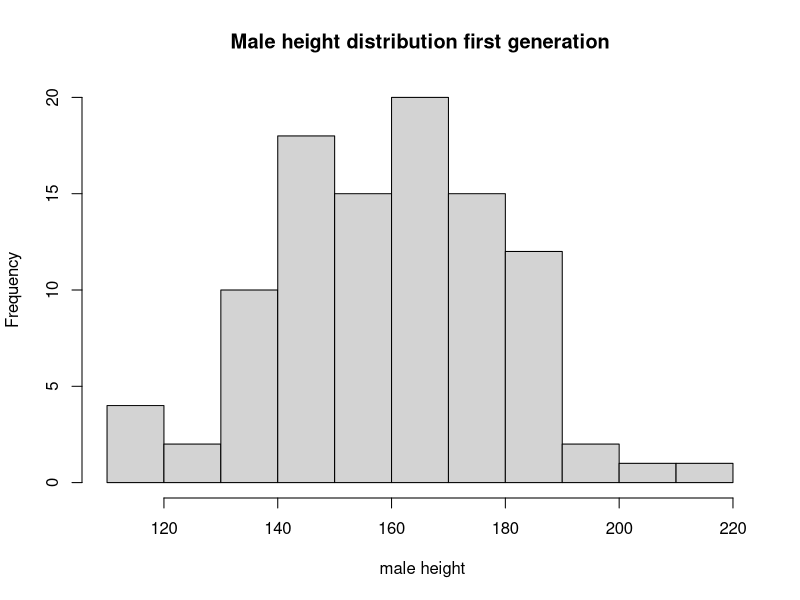
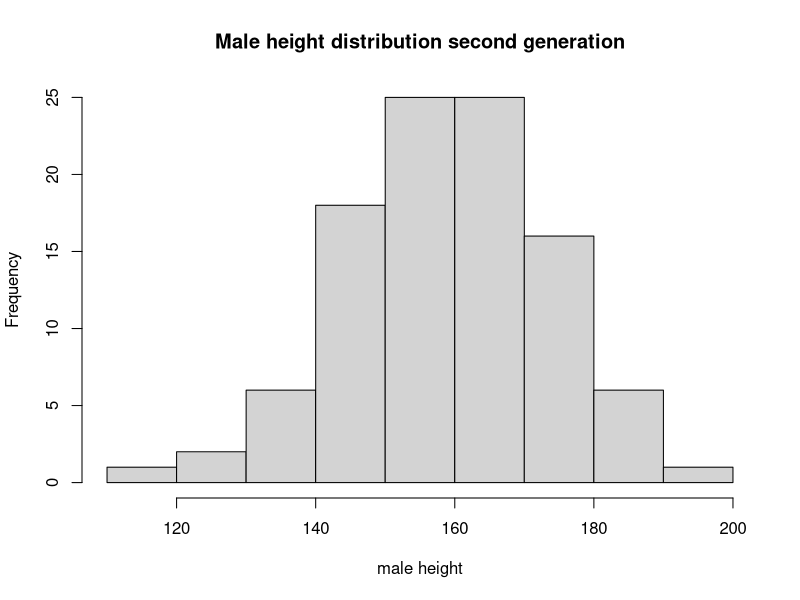
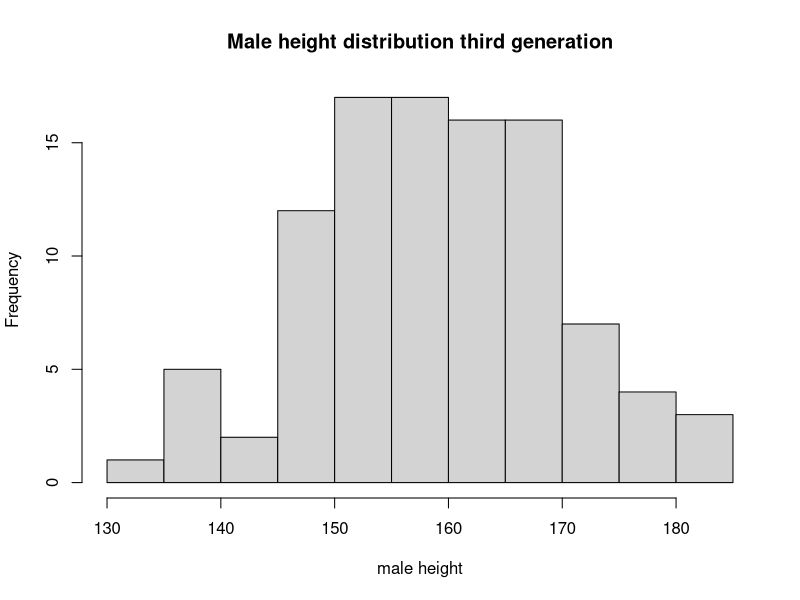
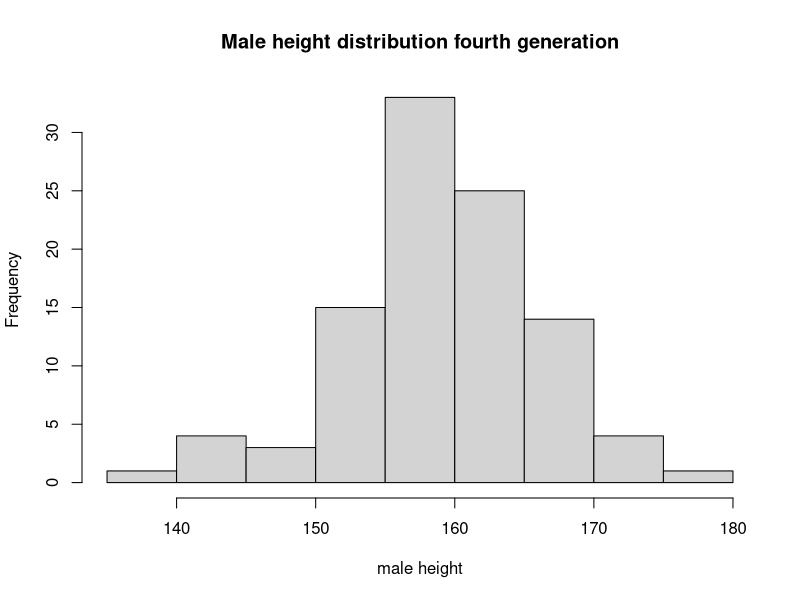
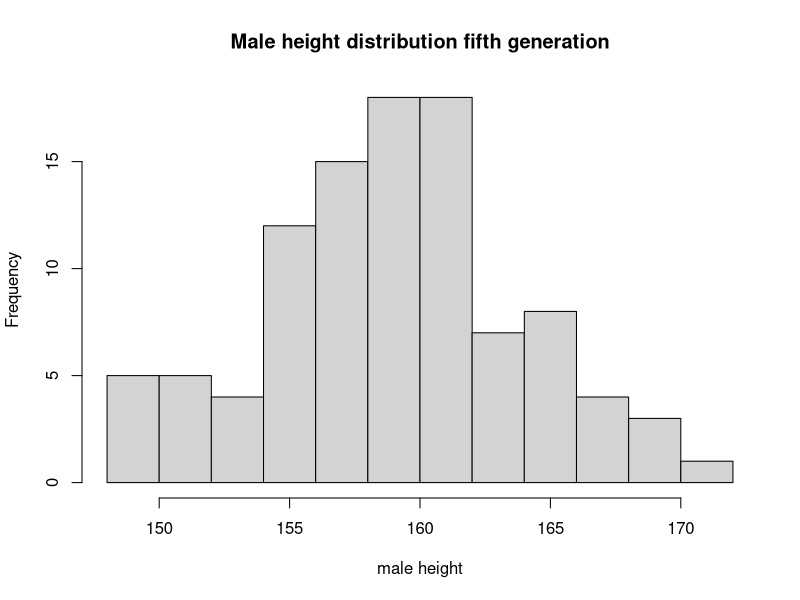
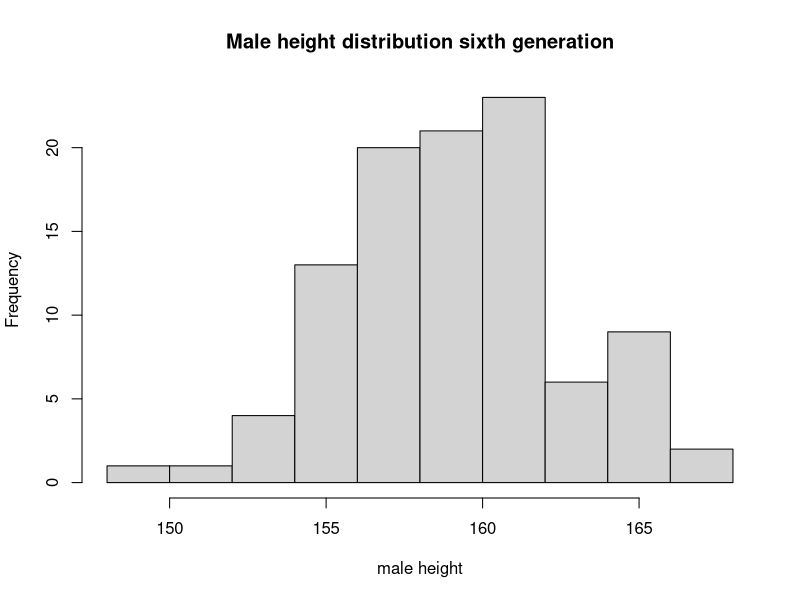
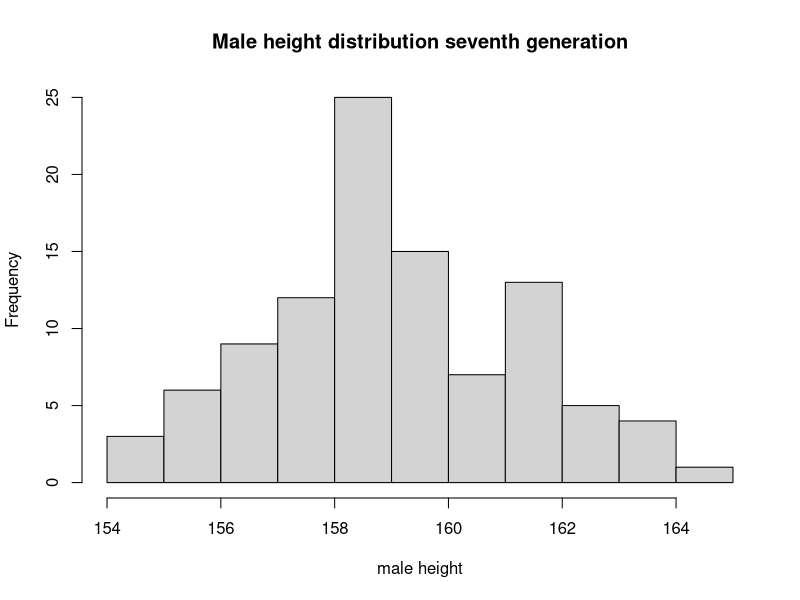
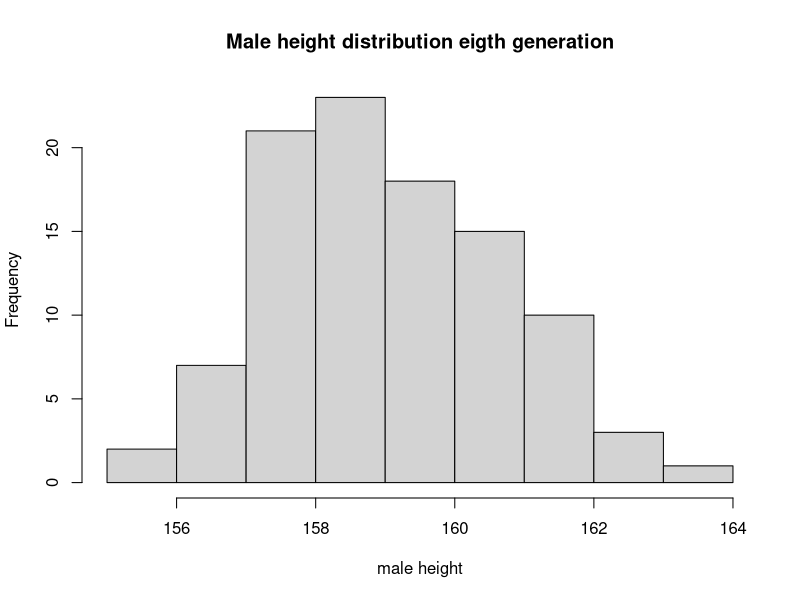

R code for these plots, in order:
## ---- chunk 1
library("ggplot2")
## ---- chunk 2
pop <- data.frame(m = rnorm(100, 160, 20), f = rnorm(100, 160, 20)) #pop1
next_gen <- function(pop) {
  pop$m <- sample(pop$m)
  pop$m <- rowMeans(pop)
  pop$f <- pop$m
  pop
}
pop2 <- next_gen(pop) 
pop3 <- next_gen(pop2)
pop4 <- next_gen(pop3) 
pop5 <- next_gen(pop4) 
pop6 <- next_gen(pop5) 
pop7 <- next_gen(pop6) 
pop8 <- next_gen(pop7) 
pop9 <- next_gen(pop8) 
hist(pop$m, xlab=" male height", main='Male height distribution first generation')
hist(pop2$m, xlab="male height", main='Male height distribution second generation')
hist(pop3$m, xlab="male height", main='Male height distribution third generation')
hist(pop4$m, xlab="male height", main='Male height distribution fourth generation')
hist(pop5$m, xlab="male height", main='Male height distribution fifth generation')
hist(pop6$m, xlab="male height", main='Male height distribution sixth generation')
hist(pop7$m, xlab="male height", main='Male height distribution seventh generation')
hist(pop8$m, xlab="male height", main='Male height distribution eigth generation')
hist(pop9$m, xlab="male height", main='Male height distribution ninth generation')
## ---- chunk 3
pop$generation <- 1
pop2$generation <- 2
pop3$generation <- 3
pop4$generation <- 4
pop5$generation <- 5
pop6$generation <- 6
pop7$generation <- 7
pop8$generation <- 8
pop9$generation <- 9
newpop <- rbind(pop,pop2,pop3,pop4,pop5,pop6,pop7,pop8,pop9)

ggplot(newpop, aes(m,f)) + geom_point(alpha=0.15, shape = 16, size =2) + facet_wrap(~generation)+
  scale_y_continuous(breaks=seq(120,200,20)) + scale_x_continuous(breaks=seq(100,220,20)) + 
  theme(text = element_text(size=15)) 
## ---- chunk 4
medianone <- rep(NA,10)
medianzero <- rep(NA, 10)
upquanone <- rep(NA,10)
loquanone <- rep(NA, 10)
upquanzero <- rep(NA, 10)
loquanzero <- rep(NA,10)
for(i in c(250, 500, 750, 1000, 1250, 1500, 1750, 2000, 2250, 2500)){
  treatment <- rbinom(i,1,1/2)
  data <- rnorm(i,60,20)
  oned <- which(treatment == 1)
  zerd <- which (treatment == 0)
  data[oned] <- data[oned] + 5
  bmone <- replicate(1000, mean(sample(data[oned],length(data[oned]), replace = TRUE)))
  bmzero <-  replicate(1000, mean(sample(data[zerd],length(data[zerd]), replace = TRUE)))
  medianone[i/250] <- quantile(bmone, prob=0.5)
  medianzero[i/250]<- quantile(bmzero, prob=0.5)
  upquanone[i/250] <- quantile(bmone, prob=0.975)
  loquanone[i/250] <- quantile(bmone, prob=0.025)
  upquanzero[i/250] <- quantile(bmzero, prob=0.975)
  loquanzero[i/250] <- quantile(bmzero, prob=0.025)
}
makeTransparent = function(..., alpha=0.5) {
  if(alpha<0 | alpha>1) stop("alpha must be between 0 and 1")
  alpha = floor(255*alpha)  
  newColor = col2rgb(col=unlist(list(...)), alpha=FALSE)
  .makeTransparent = function(col, alpha) {
    rgb(red=col[1], green=col[2], blue=col[3], alpha=alpha, maxColorValue=255)
  }
  newColor = apply(newColor, 2, .makeTransparent, alpha=alpha)
  return(newColor)
}
plot(1:10, medianone, type='l', xlab=" ", ylab=" ", ylim=c(50,75))
lines(1:10, medianzero)
polygon(x=c(seq(1,10), seq(10,1)),
        y=c(upquanone,rev(loquanone)), border=NA, col=makeTransparent('red',alpha=0.5))
polygon(x=c(seq(1,10), seq(10,1)),
        y=c(upquanzero,rev(loquanzero)), border=NA, col=makeTransparent('blue',alpha=0.5))

## ---- chunk 5
set.seed(8)
makePatient <- function() {
  vowel <- grep("[aeiou]", letters)
  cons <- grep("[^aeiou]", letters)
  name <- paste(sample(LETTERS[cons], 1), sample(letters[vowel], 1), sample(letters[cons], 1), sep='')
  gender <- factor(sample(0:1, 1), levels=0:1, labels=c('female','male'))
  dob <- as.Date(sample(7500, 1), origin="1970-01-01")
  n <- sample(6, 1)
  doa <- as.Date(sample(1500, n), origin="2010-01-01")
  pulse <- round(rnorm(n, 80, 10))
  temp <- round(rnorm(n, 98.4, 0.3), 2)
  fluid <- round(runif(n), 2)
  list(name, gender, dob, doa, pulse, temp, fluid)
}
patient <- function(x) {
  output <- makePatient()
  
  value <- list(output[1],output[2],output[3],output[4],output[5],
                output[6],output[7])
  names(value) <- c("name", "gender", "date_of_birth","date_of_admission",
                     "pulse","temperature","fluid")
  
  attr(value, "class") <- "medicalRecord"
  value
}
medicalrecord <- patient()
medicalrecord
class(medicalrecord)
## ---- chunk 6
#mean
mean.medicalRecord <- function(obj){
  cat("average pulse:", mean(unlist(obj$pulse)), "\n" )
  cat("average temperature:",mean(unlist(obj$temp)), "\n" )
  cat("average fluid:",mean(unlist(obj$fluid)), "\n" )
}
mean(medicalrecord)
#plot
plot.medicalRecord <- function(obj){
  par(mfrow=c(1,3))
  plot(unlist(obj$pulse), type='l', col="blue", main="Pulse measurement",
       ylab="pulse", xlab='each admission') 
  plot(unlist(obj$temp), type='l', col="red", main="Temperature measurement",
       ylab="temperature(F)", xlab='each admission') 
  plot(unlist(obj$fluid), type='l', col="green", main="Fluid measurement",
       ylab="fluid", xlab='each admission') 
  
}
plot(medicalrecord)

#print
print.medicalRecord <- function(obj) {
  doa <- do.call(unlist, obj$date_of_admission)
  pulse <- do.call(unlist, obj$pulse)
  temp <-do.call(unlist, obj$temperature)
  fluid <- do.call(unlist, obj$fluid)
  matm <- matrix(NA, ncol=length(doa), nrow=3)
  colnames(matm) <- as.character(doa)
  rownames(matm) <- c("pulse", "temperature", "fluid")
  for(i in 1:length(doa)){
    matm[1,i] <- pulse[i]
    matm[2,i] <- temp[i]
    matm[3,i] <- fluid[i]
  }
  a <- list(matm)
  names(a) <- obj$name
  return(a)
}
print(medicalrecord)
## ---- chunk 7
set.seed(8)
makecohortPatient <- function() {
  cohort <- c()
  for(i in 1:10){
    vowel <- grep("[aeiou]", letters)
    cons <- grep("[^aeiou]", letters)
    name <- paste(sample(LETTERS[cons], 1), sample(letters[vowel], 1), sample(letters[cons], 1), sep='')
    gender <- factor(sample(0:1, 1), levels=0:1, labels=c('female','male'))
    dob <- as.Date(sample(7500, 1), origin="1970-01-01")
    n <- sample(6, 1)
    doa <- as.Date(sample(1500, n), origin="2010-01-01")
    pulse <- round(rnorm(n, 80, 10))
    temp <- round(rnorm(n, 98.4, 0.3), 2)
    fluid <- round(runif(n), 2)
    indi <- list(name=name, gender=as.character(gender), dob=as.character(dob), doa=as.character(doa), pulse=pulse, temp=temp, fluid=fluid)
    cohort <- c(cohort, indi)
  }
  return(cohort)
}
group <- makecohortPatient()
class(group) <- "cohort"
#take mean of all patients
mean.cohort <- function(obj){
  pulsetotal <- rep(NA, 10)
  temptotal <- rep(NA, 10)
  fluidtotal <- rep(NA, 10)
  for(i in 1:10){
    pulsetotal[i] <- mean(unlist(obj[(7*i)-2]))
    temptotal[i] <-  mean(unlist(obj[(7*i)-1]))
    fluidtotal[i] <- mean(unlist(obj[7*i]))
  }
  cat("average pulse:", pulsetotal, "\n" )
  cat("average temperature:",temptotal, "\n" )
  cat("average fluid:",fluidtotal, "\n" )
}
mean(group)
#print all patients' measurements according to dates
print.cohort <- function(obj){
  thislist <- list(0,0,0,0,0,0,0,0,0,0)
  for(i in 1:10){
    doaa <- unlist(obj[(7*i) - 3])
    mat <- matrix(NA, ncol=length(doaa), nrow=3)
    pulse <- unlist(obj[(7*i)-2])
    temp <-unlist(obj[(7*i)-1])
    fluid <- unlist(obj[7*i])
    colnames(mat) <- as.character(doaa)
    rownames(mat) <- c("pulse", "temperature", "fluid")
    for(k in 1:length(doaa)){
      mat[1,k] <- pulse[k]
      mat[2,k] <- temp[k]
      mat[3,k] <- fluid[k]
    }
    thislist[[i]] <- mat
  
  }
  return(thislist)
}
print(group)
## ---- chunk 8
## question 3: add legend to plot (-1 pt)
c1 <- makeTransparent('blue', alpha=0.5)
c2 <- makeTransparent('red', alpha=0.5)
legend('topright', legend=c('Trt 0', 'Trt 1'), fill=c(c1, c2))

## question 4, part 3: Consider adding the patient names to each record when calling print()

